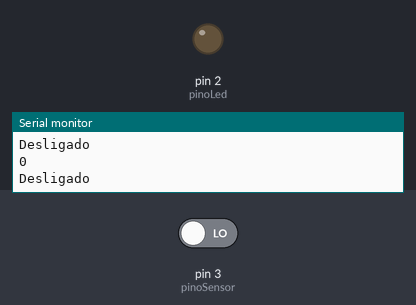
Bench run of a sketch on a simulated Arduino Uno, built with avr-gcc and run on an emulated ATmega328P. On the bench: output pins drawn as LEDs (lit = HIGH), the last lines printed to the serial monitor. Inputs (shaded band) come from the test bench; at power-on: pin 3 (pinoSensor) LOW.

Above: at 1.2 s.
1.3 s: pin 3 (pinoSensor) driven HIGH
At 1.9 s:
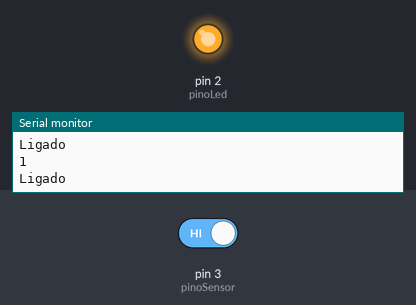
2.8 s: pin 3 (pinoSensor) driven LOW
At 3.5 s:
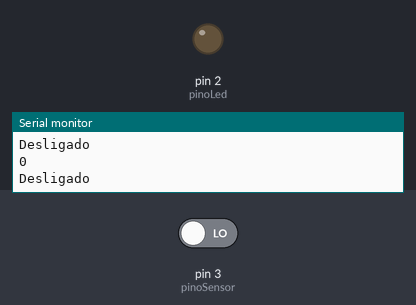
Timing chart, 0 to 5.8 s (numbered marks = the images above; inputs shaded):
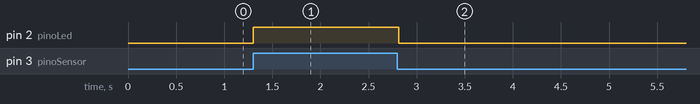

The sketch:

vibracao.ino
```cpp
#define pinoLed 2
#define pinoSensor 3

int ler = 0;
void setup(){
  Serial.begin(9600);
  pinMode(pinoSensor, INPUT);
  pinMode(pinoLed, OUTPUT);
}

void loop(){
  ler = digitalRead(pinoSensor);
  Serial.println(ler);
  if(ler == HIGH){
      digitalWrite(pinoLed, HIGH);
      Serial.println("Ligado");
  }else
  {
    digitalWrite(pinoLed, LOW);
      Serial.println("Desligado");
  }
}
```

Measured:
- after the input at 1.3 s, pin 2 (pinoLed): LOW → HIGH at once
- after the input at 2.8 s, pin 2 (pinoLed): HIGH → LOW at once
